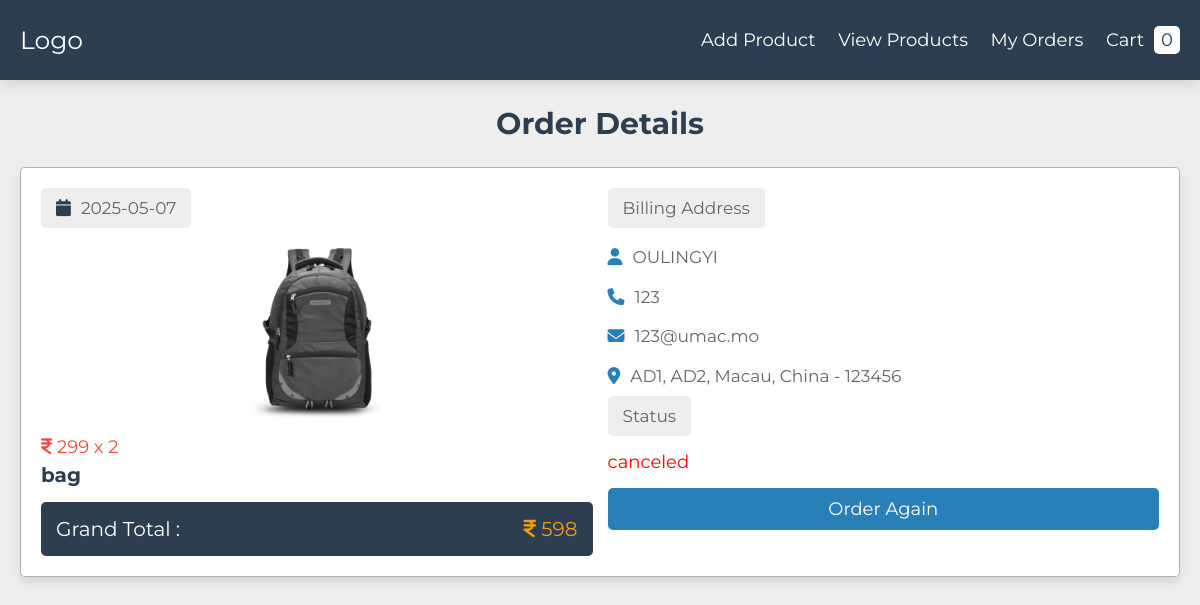
/project/view_order.php?get_id=x2GXFosvUrrkYCpNKdge, run on the app's committed database.
### tables this page shows
CREATE TABLE `products` (
  `id` varchar(20) NOT NULL,
  `name` varchar(50) NOT NULL,
  `price` varchar(10) NOT NULL,
  `image` varchar(50) NOT NULL
);

CREATE TABLE `orders` (
  `id` varchar(20) NOT NULL,
  `user_id` varchar(20) NOT NULL,
  `name` varchar(50) NOT NULL,
  `number` varchar(10) NOT NULL,
  `email` varchar(50) NOT NULL,
  `address` varchar(200) NOT NULL,
  `address_type` varchar(10) NOT NULL,
  `method` varchar(50) NOT NULL,
  `product_id` varchar(20) NOT NULL,
  `price` varchar(10) NOT NULL,
  `qty` varchar(2) NOT NULL,
  `date` date NOT NULL DEFAULT current_timestamp(),
  `status` varchar(50) NOT NULL DEFAULT 'in progress'
);

### project/view_order.php (the view, shortened to what this page needs)
<?php
include 'components/connect.php';
if(isset($_GET['get_id'])){
   $get_id = $_GET['get_id'];
}else{
   $get_id = '';
   header('location:orders.php');
}
?>
<!DOCTYPE html>
<html lang="en">
<head>
   <link rel="stylesheet" href="https://cdnjs.cloudflare.com/ajax/libs/font-awesome/6.2.1/css/all.min.css">
   <link rel="stylesheet" href="css/style.css">
</head>
<body>
<?php include 'components/header.php'; ?>
<section class="order-details">
   <h1 class="heading">order details</h1>
   <div class="box-container">
   <?php
      $grand_total = 0;
      $select_orders = $conn->prepare("SELECT * FROM `orders` WHERE id = ? LIMIT 1");
      $select_orders->execute([$get_id]);
      if($select_orders->rowCount() > 0){
         while($fetch_order = $select_orders->fetch(PDO::FETCH_ASSOC)){
            $select_product = $conn->prepare("SELECT * FROM `products` WHERE id = ? LIMIT 1");
            $select_product->execute([$fetch_order['product_id']]);
            if($select_product->rowCount() > 0){
               while($fetch_product = $select_product->fetch(PDO::FETCH_ASSOC)){
                  $sub_total = ($fetch_order['price'] * $fetch_order['qty']);
                  $grand_total += $sub_total;
   ?>
   <div class="box">
      <div class="col">
         <p class="title"><i class="fas fa-calendar"></i><?= $fetch_order['date']; ?></p>
         <img src="uploaded_files/<?= $fetch_product['image']; ?>" class="image" alt="">
         <p class="price"><i class="fas fa-indian-rupee-sign"></i> <?= $fetch_order['price']; ?> x <?= $fetch_order['qty']; ?></p>
         <h3 class="name"><?= $fetch_product['name']; ?></h3>
         <p class="grand-total">grand total : <span><i class="fas fa-indian-rupee-sign"></i> <?= $grand_total; ?></span></p>
      </div>
      <div class="col">
         <p class="title">billing address</p>
         <p class="user"><i class="fas fa-user"></i><?= $fetch_order['name']; ?></p>
         <p class="user"><i class="fas fa-phone"></i><?= $fetch_order['number']; ?></p>
         <p class="user"><i class="fas fa-envelope"></i><?= $fetch_order['email']; ?></p>
         <p class="user"><i class="fas fa-map-marker-alt"></i><?= $fetch_order['address']; ?></p>
         <p class="title">status</p>
         <p class="status" style="color:<?php if($fetch_order['status'] == 'delivered'){echo 'green';}elseif($fetch_order['status'] == 'canceled'){echo 'red';}else{echo 'orange';}; ?>"><?= $fetch_order['status']; ?></p>
         <?php if($fetch_order['status'] == 'canceled'){ ?>
            <a href="checkout.php?get_id=<?= $fetch_product['id']; ?>" class="btn">order again</a>
         <?php }else{ ?>
         <form action="" method="POST">
            <input type="submit" value="cancel order" name="cancel" class="delete-btn" onclick="return confirm('cancel this order?');">
         </form>
         <?php } ?>
      </div>
   </div>
   <?php
            }
         }else{
            echo '<p class="empty">product not found!</p>';
         }
      }
   }else{
      echo '<p class="empty">no orders found!</p>';
   }
   ?>
   </div>
</section>
</body>
</html>

### project/css/style.css (style rules this page uses)
:root { --main-color:#2980b9; --red:#e74c3c; --orange:#f39c12; --light-color:#666; --light-bg:#eee; --white:#fff; --black:#2c3e50; --border:.1rem solid rgba(0,0,0,.3); --box-shodow:0 .5rem 1rem rgba(0,0,0,.1); }
* { font-family: 'Montserrat', sans-serif; margin: 0; padding: 0; box-sizing: border-box; outline: none; border: none; text-decoration: none; }
html { font-size: 62.5%; overflow-x: hidden; }
body { background: var(--light-bg); }
section { padding:2.5rem 2rem; max-width: 1200px; margin: 0 auto; }
.heading { text-align: center; padding-bottom: 2.5rem; font-size: 3rem; color: var(--black); text-transform: capitalize; }
.btn, .delete-btn { display: block; text-align: center; width: 100%; margin-top: 1rem; padding: 1rem 3rem; color: var(--white); cursor: pointer; font-size: 1.8rem; text-transform: capitalize; border-radius: .5rem; }
.btn { background-color: var(--main-color); }
.order-details .box-container { background-color: var(--white); border: var(--border); border-radius: .5rem; padding: 2rem; box-shadow: var(--box-shodow); }
.order-details .box-container .box { display: flex; gap: 1.5rem; flex-wrap: wrap; align-items: flex-start; overflow-x: hidden; }
.order-details .box-container .box .col { flex: 1 1 40rem; }
.order-details .box-container .box .col .image { height: 17rem; width: 100%; object-fit: contain; margin: 1rem 0; }
.order-details .box-container .box .col .title { border-radius: .5rem; margin-bottom: 1rem; padding: 1rem 1.5rem; font-size: 1.7rem; color: var(--light-color); background-color: var(--light-bg); display: inline-block; text-transform: capitalize; }
.order-details .box-container .box .col .title i { margin-right: 1rem; color: var(--black); }
.order-details .box-container .box .col .price { color: var(--red); font-size: 1.8rem; padding: .5rem 0; }
.order-details .box-container .box .col .name { font-size: 2rem; color: var(--black); text-overflow: ellipsis; overflow-x: hidden; }
.order-details .box-container .box .col .user { padding: .7rem 0; font-size: 1.7rem; color: var(--light-color); line-height: 1.5; }
.order-details .box-container .box .col .user i { margin-right: 1rem; color: var(--main-color); }
.order-details .box-container .box .col .grand-total { background-color: var(--black); display: flex; align-items: center; justify-content: space-between; gap: 1.5rem; flex-wrap: wrap; padding:1.5rem; font-size: 2rem; color: var(--white); border-radius: .5rem; text-transform: capitalize; margin-top: 1.5rem; }
.order-details .box-container .box .col .grand-total span { color: var(--orange); }
.order-details .box-container .box .col .status { font-size: 1.8rem; padding: .5rem 0; }

### data on the page
orders: date "2025-05-07", price "299", qty "2", name "OULINGYI", number "123", email "123@umac.mo", address "AD1, AD2, Macau, China - 123456", status "canceled"
products: image (picture), name "bag", grand_total "598"

### other printed values
$total_cart_items "0"
